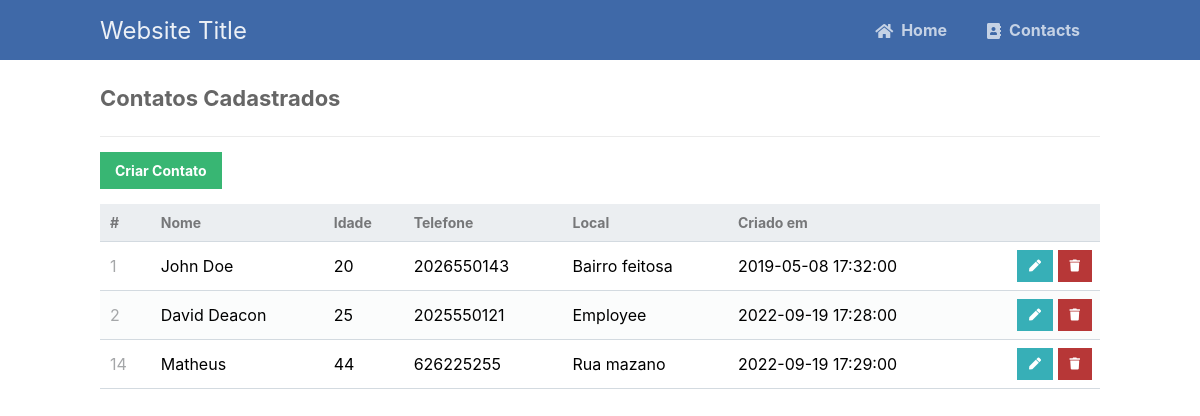
The app's page /read.php with its own data.
### tables this page shows
CREATE TABLE `contacts` (
  `id` int(11) NOT NULL,
  `name` varchar(255) NOT NULL,
  `idade` varchar(255) NOT NULL,
  `phone` varchar(255) NOT NULL,
  `local` varchar(255) NOT NULL,
  `created` datetime NOT NULL DEFAULT current_timestamp()
);

### read.php (the view, shortened to what this page needs)
<?php
include 'functions.php';
$pdo = pdo_connect_mysql();
$page = isset($_GET['page']) && is_numeric($_GET['page']) ? (int)$_GET['page'] : 1;
$records_per_page = 5;
$stmt = $pdo->prepare('SELECT * FROM contacts ORDER BY id LIMIT :current_page, :record_per_page');
$stmt->bindValue(':current_page', ($page-1)*$records_per_page, PDO::PARAM_INT);
$stmt->bindValue(':record_per_page', $records_per_page, PDO::PARAM_INT);
$stmt->execute();
$contacts = $stmt->fetchAll(PDO::FETCH_ASSOC);
?>
<?=template_header('Read')?>
<div class="content read">
	<h2>Contatos Cadastrados</h2>
	<a href="create.php" class="create-contact">Criar Contato</a>
	<table>
        <thead>
            <tr>
                <td>#</td>
                <td>Nome</td>
                <td>Idade</td>
                <td>Telefone</td>
                <td>Local</td>
                <td>Criado em</td>
                <td></td>
            </tr>
        </thead>
        <tbody>
            <?php foreach ($contacts as $contact): ?>
            <tr>
                <td><?=$contact['id']?></td>
                <td><?=$contact['name']?></td>
                <td><?=$contact['idade']?></td>
                <td><?=$contact['phone']?></td>
                <td><?=$contact['local']?></td>
                <td><?=$contact['created']?></td>
                <td class="actions">
                    <a href="update.php?id=<?=$contact['id']?>" class="edit"><i class="fas fa-pen fa-xs"></i></a>
                    <a href="delete.php?id=<?=$contact['id']?>" class="trash"><i class="fas fa-trash fa-xs"></i></a>
                </td>
            </tr>
            <?php endforeach; ?>
        </tbody>
    </table>
</div>
<?=template_footer()?>

### functions.php (shortened to what this page needs)
<?php
function template_header($title) {
echo <<<EOT
<!DOCTYPE html>
<html>
	<head>
		<meta charset="utf-8">
		<title>$title</title>
		<link href="style.css" rel="stylesheet" type="text/css">
		<link rel="stylesheet" href="https://use.fontawesome.com/releases/v5.7.1/css/all.css">
	</head>
	<body>
    <nav class="navtop">
    	<div>
    		<h1>Website Title</h1>
            <a href="index.php"><i class="fas fa-home"></i>Home</a>
    		<a href="read.php"><i class="fas fa-address-book"></i>Contacts</a>
    	</div>
    </nav>
EOT;
}
function template_footer() {
echo <<<EOT
    </body>
</html>
EOT;
}
?>

### style.css (style rules this page uses)
* { box-sizing: border-box; font-family: -apple-system, BlinkMacSystemFont, "segoe ui", roboto, oxygen, ubuntu, cantarell, "fira sans", "droid sans", "helvetica neue", Arial, sans-serif; font-size: 16px; -webkit-font-smoothing: antialiased; -moz-osx-font-smoothing: grayscale; }
body { background-color: #FFFFFF; margin: 0; }
.navtop { background-color: #3f69a8; height: 60px; width: 100%; border: 0; }
.navtop div { display: flex; margin: 0 auto; width: 1000px; height: 100%; }
.navtop div h1, .navtop div a { display: inline-flex; align-items: center; }
.navtop div h1 { flex: 1; font-size: 24px; padding: 0; margin: 0; color: #ecf0f6; font-weight: normal; }
.navtop div a { padding: 0 20px; text-decoration: none; color: #c5d2e5; font-weight: bold; }
.navtop div a i { padding: 2px 8px 0 0; }
.content { width: 1000px; margin: 0 auto; }
.content h2 { margin: 0; padding: 25px 0; font-size: 22px; border-bottom: 1px solid #ebebeb; color: #666666; }
.read .create-contact { display: inline-block; text-decoration: none; background-color: #38b673; font-weight: bold; font-size: 14px; color: #FFFFFF; padding: 10px 15px; margin: 15px 0; }
.read table { width: 100%; padding-top: 30px; border-collapse: collapse; }
.read table thead { background-color: #ebeef1; border-bottom: 1px solid #d3dae0; }
.read table thead td { padding: 10px; font-weight: bold; color: #767779; font-size: 14px; }
.read table tbody tr { border-bottom: 1px solid #d3dae0; }
.read table tbody tr:nth-child(even) { background-color: #fbfcfc; }
.read table tbody tr td { padding: 10px; }
.read table tbody tr td:nth-child(1) { color: #a5a7a9; }
.read table tbody tr td.actions { padding: 8px; text-align: right; }
.read table tbody tr td.actions .edit, .read table tbody tr td.actions .trash { display: inline-flex; text-align: right; text-decoration: none; color: #FFFFFF; padding: 10px 12px; }
.read table tbody tr td.actions .trash { background-color: #b73737; }
.read table tbody tr td.actions .edit { background-color: #37afb7; }

### records on screen
contacts: id "1", name "John Doe", idade "20", phone "2026550143", local "Bairro feitosa", created "2019-05-08 17:32:00"
contacts: id "2", name "David Deacon", idade "25", phone "2025550121", local "Employee", created "2022-09-19 17:28:00"
contacts: id "14", name "Matheus", idade "44", phone "626225255", local "Rua mazano", created "2022-09-19 17:29:00"
